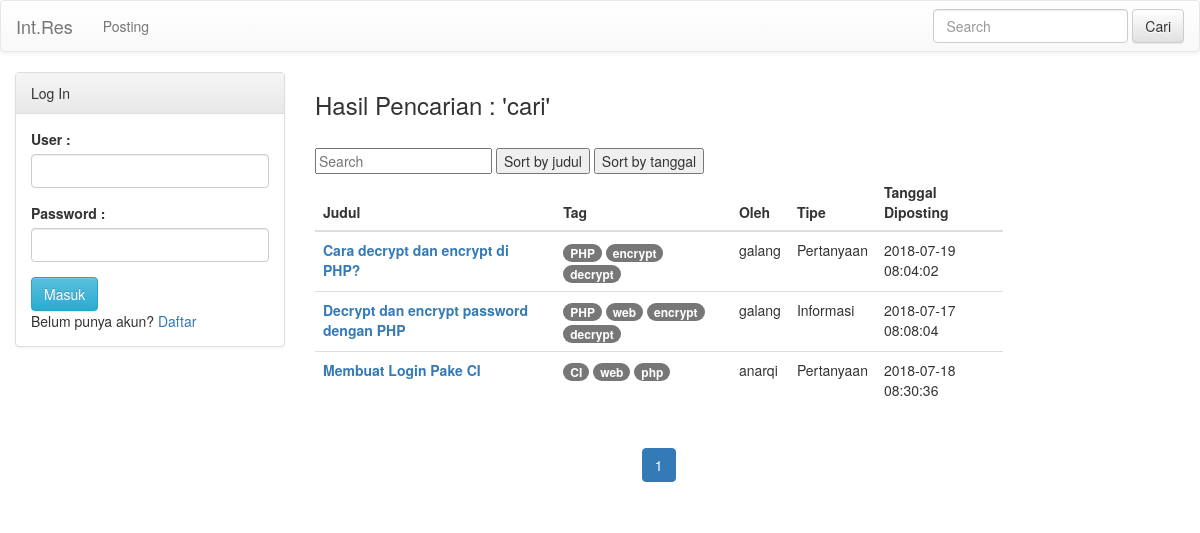
Screenshot of /home/searchtag/PHP with the database file from the repository.
### tables this page shows
CREATE TABLE `konten` (
  `idkonten` int(100) NOT NULL,
  `judul` varchar(100) NOT NULL,
  `tipe` varchar(20) NOT NULL,
  `deskripsi` text NOT NULL,
  `tag` text NOT NULL,
  `pembuat` varchar(30) NOT NULL,
  `post` enum('Y','N') NOT NULL,
  `tgl_dibuat` datetime NOT NULL,
  `vote` int(100) DEFAULT '0',
  `pengunjung` int(11) NOT NULL,
  `jml_komentar` int(10) NOT NULL
);

### application/controllers/Home.php (called while the page is built, shortened)
<?php
class Home extends CI_Controller
{
	public function __construct()
	{
		$this->load->model('admin_model');
	}
	public function load_view_home($view,$data = "")
    {
	    $this->load->view('client/header');
	    if($this->session->userdata('logged_in') == TRUE){
	    $usn=$this->session->userdata('usn');
    	$datausn['user'] = $this->admin_model->getuserid($usn);
		if(strcmp($this->session->userdata('lvl'), "admin")==0){
			$this->load->view('admin/sidebar',$datausn);
		}
		$this->load->view('client/sidebarkiriloggedin',$datausn);
		}else{
        $this->load->view('client/sidebarkiri',$data);
        }
        $this->load->view('client/signup',$data);
    	$this->load->view($view,$data);
    }
	public function searchtag($key)
	{
	$data['cari'] = $this->admin_model->get_searchtag($key);
	$this->load_view_home('client/tampilsearch',$data);
	}
}
?>

### index.php (called while the page is built, shortened)
<?php
require_once BASEPATH.'core/CodeIgniter.php';

### application/models/Admin_model.php (called while the page is built, shortened)
<?php
class Admin_model extends CI_Model
{
	public function get_searchtag($match)
	{
	  $this->db->like('tag',$match);
	  $this->db->or_like('tipe',$match);
	  $this->db->or_like('pembuat',$match);
	  $query = $this->db->get('konten');
	  return $query->result();
	}
}
?>

### application/views/client/tampilsearch.php (the view, shortened to what this page needs)
<div class="row">
  <div class="col-sm-7">
<?php
  	if (isset($key)){?>
  	<h3>Hasil Pencarian :<?php echo " '".$key."' "; ?></h3>
	<br>
<?php }
if(empty($cari)){
		echo "<h3>Maaf, tidak ditemukan.. ";
	}
else{
?>
	<div id="users">
  <input class="search" placeholder="Search" />
  <button class="sort" data-sort="judul">
    Sort by judul
  </button>
   <button class="sort" data-sort="tgl">
    Sort by tanggal
  </button>
	<table class="table">
	<thead>
		<th>Judul</th>
		<th>Tag</th>
		<th>Oleh</th>
		<th>Tipe</th>
		<th>Tanggal Diposting</th>
	</thead>
    <tbody class="list">
	<?php
	foreach ($cari as $search) {
	?>
	<tr>
	<td class="judul">
	<a class="name" href="<?php echo base_url().'home/detailkonten/'.$search->idkonten; ?>"><b class="text-primary"><?php echo $search->judul; ?></b></a>
	</td>
	<td class="tag">
	<?php
	  $myArray = explode(',', $search->tag);
      $string = str_replace(array('[',']'),'',$myArray);
      foreach ($string as $value) {
       ?>
        <a href="<?php echo base_url().'home/caritag/'.$value ?>"><span class="badge kategori"><?php echo $value;?></span></a>
       <?php
      }
      ?>
	</td>
	<td class="pembuat">
	<?php echo $search->pembuat; ?>
	</td>
	<td class="tanya">
	<?php
	if(strcmp($search->tipe, "Tanya")==0){
		echo "Pertanyaan";
	}else{
		echo "Informasi";
	}
	?>
	</td>
	<td class="tgl">
	<?php echo $search->tgl_dibuat; ?>
	</td>
	</tr>
	<?php
	}
	?>
	</tbody>
	</table>
	<center><ul class="pagination"></ul></center>
  </div>
</div>
<?php } ?>

### rows the page displays
konten: judul "Cara decrypt dan encrypt di PHP?", tag "PHP", tag "encrypt", tag "decrypt", pembuat "galang", shows "Pertanyaan", tgl_dibuat "2018-07-19 08:04:02"
konten: judul "Decrypt dan encrypt password dengan PHP", tag "PHP", tag "web", tag "encrypt", tag "decrypt", pembuat "galang", shows "Informasi", tgl_dibuat "2018-07-17 08:08:04"
konten: judul "Membuat Login Pake CI", tag "CI", tag "web", tag "php", pembuat "anarqi", shows "Pertanyaan", tgl_dibuat "2018-07-18 08:30:36"

### other values shown
$key "cari"
